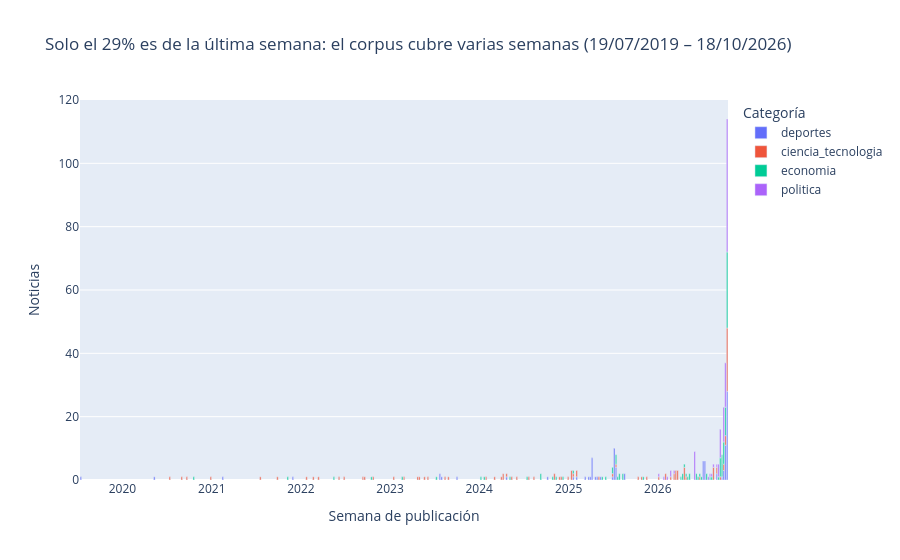

Here is the notebook cell this chart was saved with:
### Code cell
# Gráfico 2: distribución por rango de fechas
semanal = (df.dropna(subset=["fecha_dt"])
             .assign(semana=lambda d: d["fecha_dt"].dt.to_period("W").dt.start_time)
             .groupby(["semana", "etiqueta"]).size().reset_index(name="noticias"))
ultimos7 = (df["fecha_dt"] >= df["fecha_dt"].max() - pd.Timedelta(days=6)).mean() * 100
rango = f"{df['fecha_dt'].min():%d/%m/%Y} – {df['fecha_dt'].max():%d/%m/%Y}"
if ultimos7 >= 50:
    titulo2 = f"El {ultimos7:.0f}% de las noticias es de la última semana ({rango}): el corpus refleja la coyuntura reciente"
else:
    titulo2 = f"Solo el {ultimos7:.0f}% es de la última semana: el corpus cubre varias semanas ({rango})"
fig2 = px.bar(semanal, x="semana", y="noticias", color="etiqueta", title=titulo2,
              labels={"semana": "Semana de publicación", "noticias": "Noticias", "etiqueta": "Categoría"})
fig2.show()
